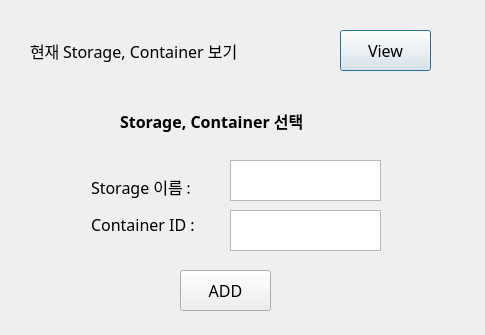
<?xml version="1.0" encoding="UTF-8"?>
<ui version="4.0">
 <class>AddTempToMaster1stItemWindow</class>
 <widget class="QDialog" name="AddTempToMaster1stItemWindow">
  <property name="geometry">
   <rect>
    <x>0</x>
    <y>0</y>
    <width>485</width>
    <height>335</height>
   </rect>
  </property>
  <property name="windowTitle">
   <string>AddTempToMaster1stItemWindow</string>
  </property>
  <widget class="QLabel" name="label_2">
   <property name="geometry">
    <rect>
     <x>30</x>
     <y>30</y>
     <width>281</width>
     <height>41</height>
    </rect>
   </property>
   <property name="font">
    <font>
     <family>함초롬바탕</family>
     <pointsize>12</pointsize>
     <weight>50</weight>
     <bold>false</bold>
    </font>
   </property>
   <property name="text">
    <string>현재 Storage, Container 보기</string>
   </property>
  </widget>
  <widget class="QPushButton" name="viewButton">
   <property name="geometry">
    <rect>
     <x>340</x>
     <y>30</y>
     <width>91</width>
     <height>41</height>
    </rect>
   </property>
   <property name="font">
    <font>
     <family>함초롬바탕</family>
     <pointsize>12</pointsize>
    </font>
   </property>
   <property name="text">
    <string>View</string>
   </property>
  </widget>
  <widget class="QLabel" name="label">
   <property name="geometry">
    <rect>
     <x>120</x>
     <y>90</y>
     <width>241</width>
     <height>61</height>
    </rect>
   </property>
   <property name="font">
    <font>
     <family>함초롬바탕</family>
     <pointsize>12</pointsize>
     <weight>75</weight>
     <bold>true</bold>
    </font>
   </property>
   <property name="text">
    <string>Storage, Container 선택</string>
   </property>
  </widget>
  <widget class="QPlainTextEdit" name="plainTextEdit">
   <property name="geometry">
    <rect>
     <x>230</x>
     <y>160</y>
     <width>151</width>
     <height>41</height>
    </rect>
   </property>
   <property name="font">
    <font>
     <pointsize>14</pointsize>
    </font>
   </property>
  </widget>
  <widget class="QPlainTextEdit" name="plainTextEdit_2">
   <property name="geometry">
    <rect>
     <x>230</x>
     <y>210</y>
     <width>151</width>
     <height>41</height>
    </rect>
   </property>
   <property name="font">
    <font>
     <pointsize>14</pointsize>
    </font>
   </property>
  </widget>
  <widget class="QPushButton" name="addButton_2">
   <property name="geometry">
    <rect>
     <x>180</x>
     <y>270</y>
     <width>91</width>
     <height>41</height>
    </rect>
   </property>
   <property name="font">
    <font>
     <family>함초롬바탕</family>
     <pointsize>12</pointsize>
    </font>
   </property>
   <property name="text">
    <string>ADD</string>
   </property>
  </widget>
  <widget class="QWidget" name="layoutWidget">
   <property name="geometry">
    <rect>
     <x>80</x>
     <y>160</y>
     <width>143</width>
     <height>91</height>
    </rect>
   </property>
   <layout class="QVBoxLayout" name="verticalLayout">
    <item>
     <widget class="QLabel" name="label_17">
      <property name="font">
       <font>
        <family>함초롬바탕</family>
        <pointsize>12</pointsize>
        <weight>50</weight>
        <bold>false</bold>
       </font>
      </property>
      <property name="text">
       <string>Storage 이름 : </string>
      </property>
     </widget>
    </item>
    <item>
     <widget class="QLabel" name="label_18">
      <property name="font">
       <font>
        <family>함초롬바탕</family>
        <pointsize>12</pointsize>
        <weight>50</weight>
        <bold>false</bold>
       </font>
      </property>
      <property name="text">
       <string>Container ID : </string>
      </property>
     </widget>
    </item>
   </layout>
  </widget>
 </widget>
 <layoutdefault spacing="6" margin="11"/>
 <resources/>
 <connections>
  <connection>
   <sender>viewButton</sender>
   <signal>clicked()</signal>
   <receiver>AddTempToMaster1stItemWindow</receiver>
   <slot>view()</slot>
   <hints>
    <hint type="sourcelabel">
     <x>386</x>
     <y>57</y>
    </hint>
    <hint type="destinationlabel">
     <x>433</x>
     <y>93</y>
    </hint>
   </hints>
  </connection>
  <connection>
   <sender>addButton_2</sender>
   <signal>clicked()</signal>
   <receiver>AddTempToMaster1stItemWindow</receiver>
   <slot>addToMaster()</slot>
   <hints>
    <hint type="sourcelabel">
     <x>238</x>
     <y>292</y>
    </hint>
    <hint type="destinationlabel">
     <x>376</x>
     <y>263</y>
    </hint>
   </hints>
  </connection>
 </connections>
 <slots>
  <slot>view()</slot>
  <slot>addToMaster()</slot>
 </slots>
</ui>
